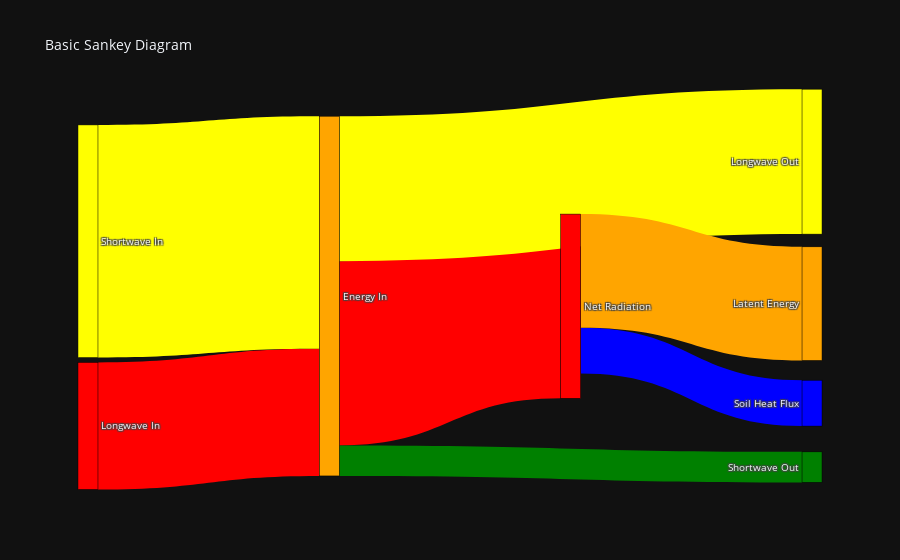

Source (notebook cell):
### Code cell
import plotly.graph_objects as go

dt_tm = pd.to_datetime('2024-07-15 11:00')
lwin  = data.loc[dt_tm,'LW_IN']
lwout = data.loc[dt_tm,'LW_OUT']
swin = data.loc[dt_tm,'SW_IN']
swout = data.loc[dt_tm,'SW_OUT']
shf = data.loc[dt_tm,'G']
le = data.loc[dt_tm,'LE']
h = data.loc[dt_tm,'H']
netrad = data.loc[dt_tm,'NETRAD']


import plotly.graph_objects as go

fig = go.Figure(data=[go.Sankey(
    node = dict(
        pad = 15,
        thickness = 20,
        line = dict(color = "black", width = 0.5),
        label = ["Longwave In", "Shortwave In","Energy In", "Net Radiation","Longwave Out", "Shortwave Out","Soil Heat Flux","Latent Energy","Sensible Heat"],
        color = ['red','yellow','orange','red','yellow','green','blue','orange']
    ),
    link = dict(
        source = [0,1,2,2,2,3,3,3,], # indices correspond to labels, eg A1, A2, A1, B1, ...
        target = [2,2,3,4,5,6,7,8,],
        value = [lwin,swin,netrad,lwout,swout,shf,le,h],
        color = ['red','yellow','red','yellow','green','blue','orange']
    ))])

fig.update_layout(title_text="Basic Sankey Diagram", font_size=10)
fig.show()

### Figure 1 — Plotly figure (JSON) as saved in the notebook; plotly's stock layout.template omitted (floating-point values rounded to 4 significant figures)
{"data": [{"link": {"color": ["red", "yellow", "red", "yellow", "green", "blue", "orange"], "source": [0, 1, 2, 2, 2, 3, 3, 3], "target": [2, 2, 3, 4, 5, 6, 7, 8], "value": [416.2, 762.0, 603.5, 474.7, 100.0, 150.2, 372.2, -15.36]}, "node": {"color": ["red", "yellow", "orange", "red", "yellow", "green", "blue", "orange"], "label": ["Longwave In", "Shortwave In", "Energy In", "Net Radiation", "Longwave Out", "Shortwave Out", "Soil Heat Flux", "Latent Energy", "Sensible Heat"], "line": {"color": "black", "width": 0.5}, "pad": 15, "thickness": 20, "x": [0.01078, 0.01078, 0.3369, 0.6631, 0.9892, 0.9892, 0.9892, 0.9892], "y": [0.8578, 0.3717, 0.516, 0.5427, 0.1622, 0.9661, 0.7978, 0.5359]}, "type": "sankey"}], "layout": {"autosize": true, "font": {"size": 10}, "title": {"text": "Basic Sankey Diagram"}}}
